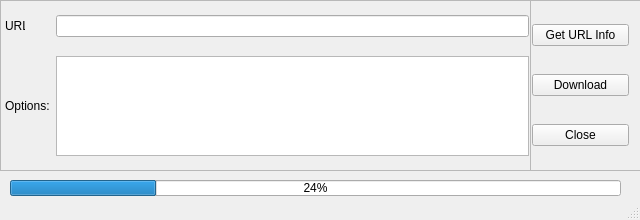
<?xml version="1.0" encoding="UTF-8"?>
<ui version="4.0">
 <author>ABG</author>
 <class>MainWindow</class>
 <widget class="QMainWindow" name="MainWindow">
  <property name="geometry">
   <rect>
    <x>0</x>
    <y>0</y>
    <width>640</width>
    <height>220</height>
   </rect>
  </property>
  <property name="minimumSize">
   <size>
    <width>640</width>
    <height>220</height>
   </size>
  </property>
  <property name="maximumSize">
   <size>
    <width>640</width>
    <height>220</height>
   </size>
  </property>
  <property name="windowTitle">
   <string>YTD</string>
  </property>
  <widget class="QWidget" name="mainWidget">
   <widget class="QFrame" name="infoFrame">
    <property name="geometry">
     <rect>
      <x>0</x>
      <y>0</y>
      <width>531</width>
      <height>171</height>
     </rect>
    </property>
    <property name="frameShape">
     <enum>QFrame::StyledPanel</enum>
    </property>
    <property name="frameShadow">
     <enum>QFrame::Raised</enum>
    </property>
    <widget class="QWidget" name="gridLayoutWidget">
     <property name="geometry">
      <rect>
       <x>0</x>
       <y>0</y>
       <width>531</width>
       <height>171</height>
      </rect>
     </property>
     <layout class="QGridLayout" name="gridLayout" rowstretch="0,0,0,0">
      <property name="leftMargin">
       <number>5</number>
      </property>
      <property name="topMargin">
       <number>2</number>
      </property>
      <property name="rightMargin">
       <number>2</number>
      </property>
      <property name="bottomMargin">
       <number>2</number>
      </property>
      <item row="3" column="0">
       <widget class="QLabel" name="optionsListLabel">
        <property name="text">
         <string>Options:</string>
        </property>
       </widget>
      </item>
      <item row="3" column="1">
       <widget class="QListWidget" name="optionsList">
        <property name="maximumSize">
         <size>
          <width>500</width>
          <height>100</height>
         </size>
        </property>
       </widget>
      </item>
      <item row="0" column="0">
       <widget class="QLabel" name="urlLabel">
        <property name="sizePolicy">
         <sizepolicy hsizetype="Preferred" vsizetype="Minimum">
          <horstretch>0</horstretch>
          <verstretch>0</verstretch>
         </sizepolicy>
        </property>
        <property name="maximumSize">
         <size>
          <width>20</width>
          <height>30</height>
         </size>
        </property>
        <property name="text">
         <string>URL:</string>
        </property>
       </widget>
      </item>
      <item row="0" column="1">
       <widget class="QLineEdit" name="urlText"/>
      </item>
     </layout>
    </widget>
   </widget>
   <widget class="QProgressBar" name="loadProgressBar">
    <property name="geometry">
     <rect>
      <x>10</x>
      <y>180</y>
      <width>611</width>
      <height>16</height>
     </rect>
    </property>
    <property name="value">
     <number>24</number>
    </property>
   </widget>
   <widget class="QFrame" name="buttonsFrame">
    <property name="geometry">
     <rect>
      <x>530</x>
      <y>0</y>
      <width>111</width>
      <height>171</height>
     </rect>
    </property>
    <property name="frameShape">
     <enum>QFrame::StyledPanel</enum>
    </property>
    <property name="frameShadow">
     <enum>QFrame::Raised</enum>
    </property>
    <widget class="QWidget" name="verticalLayoutWidget">
     <property name="geometry">
      <rect>
       <x>0</x>
       <y>0</y>
       <width>101</width>
       <height>171</height>
      </rect>
     </property>
     <layout class="QVBoxLayout" name="verticalLayout">
      <property name="leftMargin">
       <number>2</number>
      </property>
      <property name="topMargin">
       <number>2</number>
      </property>
      <property name="rightMargin">
       <number>2</number>
      </property>
      <property name="bottomMargin">
       <number>2</number>
      </property>
      <item>
       <widget class="QPushButton" name="getInfoButton">
        <property name="text">
         <string>Get URL Info</string>
        </property>
       </widget>
      </item>
      <item>
       <widget class="QPushButton" name="downloadButton">
        <property name="text">
         <string>Download</string>
        </property>
       </widget>
      </item>
      <item>
       <widget class="QPushButton" name="closeButton">
        <property name="text">
         <string>Close</string>
        </property>
       </widget>
      </item>
     </layout>
    </widget>
   </widget>
  </widget>
  <widget class="QStatusBar" name="statusbar"/>
 </widget>
 <resources/>
 <connections/>
</ui>
